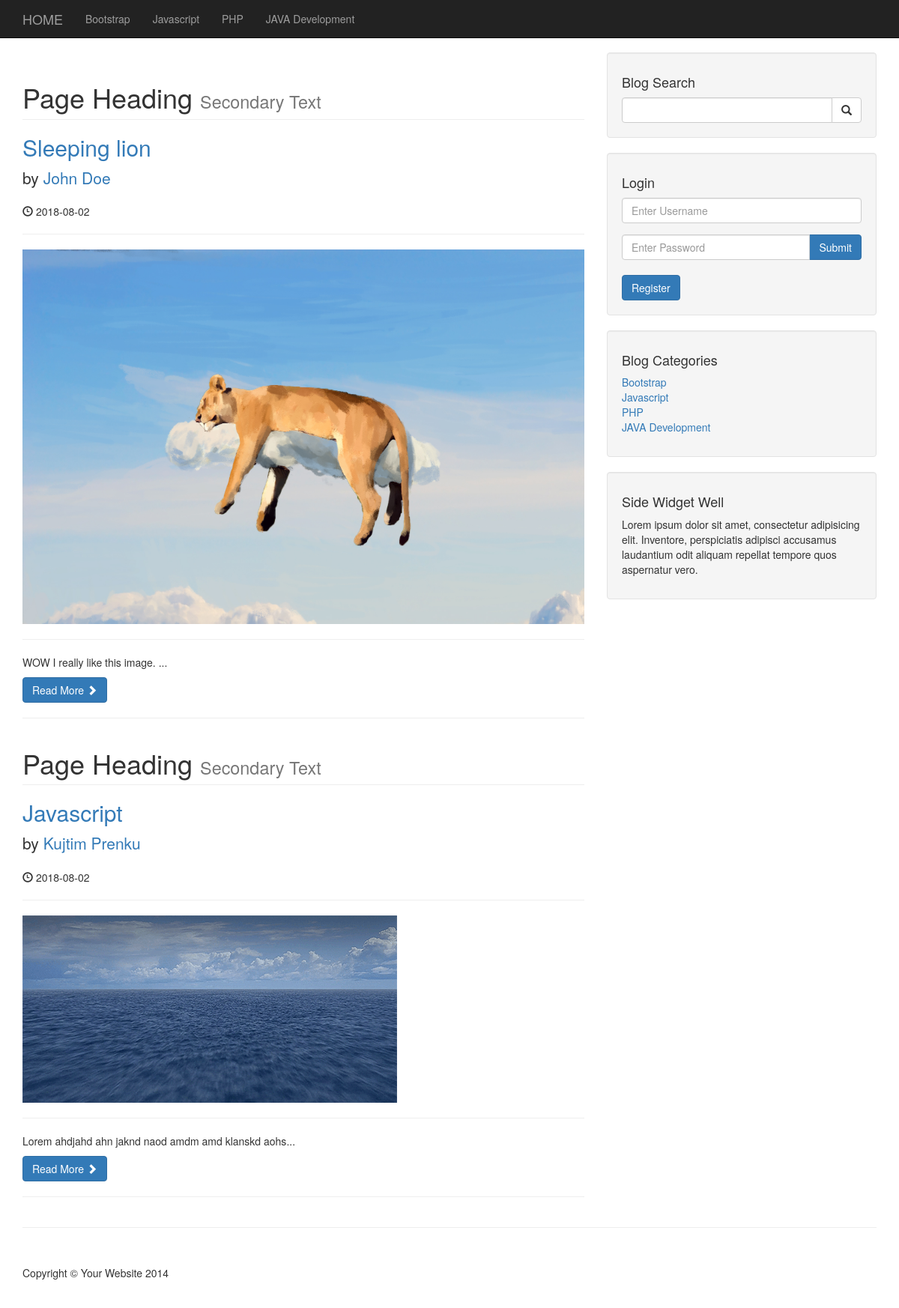
Page /category.php?cate_id=1 on the committed database.
### tables this page shows
CREATE TABLE `categories` (
  `cat_id` int(3) NOT NULL,
  `cat_title` varchar(255) NOT NULL
);

CREATE TABLE `posts` (
  `post_id` int(3) NOT NULL,
  `post_category_id` int(3) NOT NULL,
  `post_title` varchar(255) NOT NULL,
  `post_author` varchar(255) NOT NULL,
  `post_date` date NOT NULL,
  `post_image` text NOT NULL,
  `post_content` text NOT NULL,
  `post_tags` varchar(255) NOT NULL,
  `post_comment_count` int(11) NOT NULL,
  `post_status` varchar(255) NOT NULL DEFAULT 'draft'
);

### category.php (the view, shortened to what this page needs)
<?php
include "includes/db.php"
?>
<?php
include "includes/header.php"
?>
<?php
include "includes/navigation.php"
?>
    <div class="container">
        <div class="row">
  <div class="col-md-8">
            <?php
    if(isset($_GET['cate_id'])){
        $the_category_id = $_GET['cate_id'];
    }
    $query = "SELECT * FROM posts WHERE post_status = 'Published' AND post_category_id = $the_category_id";
 $select_all_posts_query = mysqli_query($connection, $query);
            while($row = mysqli_fetch_assoc($select_all_posts_query)){
                 $post_id = $row['post_id'];
                $post_title = $row['post_title'];
                $post_author = $row['post_author'];
                $post_date = $row['post_date'];
                $post_image = $row['post_image'];
                 $post_content = substr($row['post_content'],0,50);
                ?>
                <h1 class="page-header">
                    Page Heading
                    <small>Secondary Text</small>
                </h1>
                <h2>
                    <a href="post.php?p_id=<?php echo $post_id?>"><?php echo $post_title ?></a>
                </h2>
                <p class="lead">
                    by <a href="index.php"><?php echo $post_author ?></a>
                </p>
                <p><span class="glyphicon glyphicon-time"></span> <?php echo $post_date ?></p>
                <hr>
                <img class="img-responsive" src="images/<?php echo $post_image;?>" alt="">
                <hr>
                <p><?php
                echo $post_content. "..."; ?>
                </p>
                <a class="btn btn-primary" href="post.php?p_id=<?php echo $post_id?>">Read More <span class="glyphicon glyphicon-chevron-right"></span></a>
                <hr>
          <?php  }
      ?>
            </div>
          <?php
include "includes/sidebar.php"
?>
        </div>
        <hr>
<?php
include "includes/footer.php"
?>

### includes/navigation.php (shortened to what this page needs)
<nav class="navbar navbar-inverse navbar-fixed-top" role="navigation">
        <div class="container">
            <div class="navbar-header">
                <a class="navbar-brand" href="index.php">HOME</a>
            </div>
            <div class="collapse navbar-collapse" id="bs-example-navbar-collapse-1">
                <ul class="nav navbar-nav">
                    <?php
            $query = "SELECT * FROM categories";
            $select_all_categories_query = mysqli_query($connection, $query);
            while($row = mysqli_fetch_assoc($select_all_categories_query)){
                $cat_title = $row['cat_title'];
                echo "<li><a href='#'> {$cat_title} </a></li>";
            }
            ?>
                </ul>
            </div>
        </div>
    </nav>

### includes/sidebar.php (shortened to what this page needs)
<div class="col-md-4">
              <div class="well">
                  <h4>Blog Search</h4>
                  <form action="search.php" method="post">
                  <div class="input-group">
                      <input name="search" type="text" class="form-control">
                      <span class="input-group-btn">
                          <button name="submit" class="btn btn-default" type="submit">
                              <span class="glyphicon glyphicon-search"></span>
                      </button>
                      </span>
                  </div>
                  </form>
              </div>
               <div class="well">
                  <h4>Login</h4>
                  <form action="includes/login.php" method="post">
                  <div class="form-group">
                      <input name="username" type="text" class="form-control" placeholder="Enter Username">
                  </div>
                   <div class="input-group">
                      <input name="password" type="password" class="form-control" placeholder="Enter Password">
                     <span class="input-group-btn">
                         <button class="btn btn-primary" name="login" type="submit"> Submit </button>
                     </span>
                  </div>
                  </form>
                   <br>
                 <a href="includes/register.php"><button class="btn btn-primary" name="register" type="submit"> Register </button></a>
              </div>
              <div class="well">
                  <h4>Blog Categories</h4>
                  <div class="row">
                      <div class="col-lg-12">
                          <ul class="list-unstyled">
                      <?php
                      $query = "SELECT * FROM categories ";
                      $select_categories = mysqli_query($connection, $query);
                      while($row = mysqli_fetch_assoc($select_categories)){
                      $cat_id = $row['cat_id'];
                      $cat_title = $row['cat_title'];
                      echo "<li><a href='category.php?cate_id={$cat_id}'> {$cat_title} </a></li>";
                      }
                      ?>
                          </ul>
                      </div>
                  </div>
              </div>
           <?php include "widget.php"; ?>
          </div>

### css/blog-home.css (style rules this page uses)
body { padding-top: 70px; }

### rows in the picture
categories: cat_title "Bootstrap"
categories: cat_title "Javascript"
categories: cat_title "PHP"
categories: cat_title "JAVA Development"
posts: post_title "Sleeping lion", post_author "John Doe", post_date "2018-08-02", post_image (picture), post_content "WOW I really like this image."
posts: post_title "Javascript", post_author "Kujtim Prenku", post_date "2018-08-02", post_image (picture), post_content "Lorem ahdjahd ahn jaknd naod amdm amd klanskd aohs"
